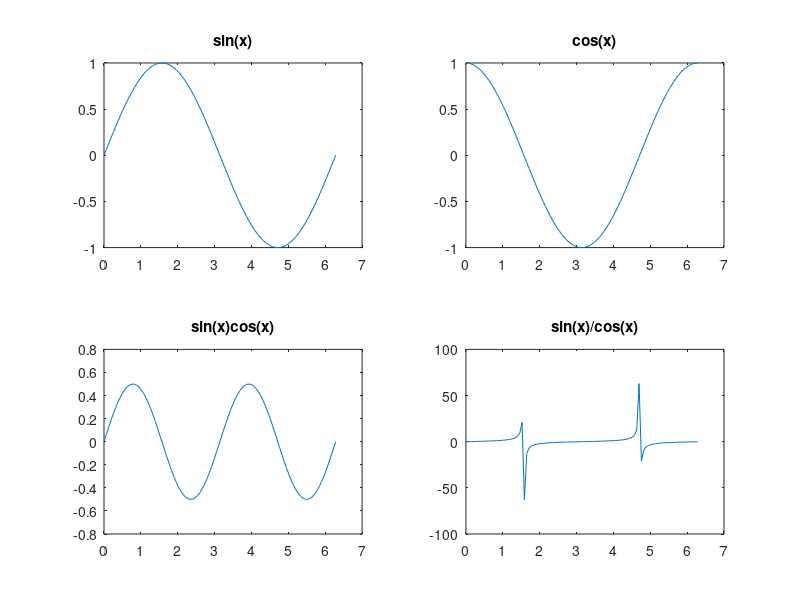

The MATLAB script that drew this image:
x=linspace(0,2*pi,100);
 y=sin(x); z=cos(x);   
 a=sin(x).*cos(x);b=sin(x)./(cos(x)+eps)
 subplot(2,2,1);plot(x,y),title('sin(x)')
 subplot(2,2,2);plot(x,z),title('cos(x)')
 subplot(2,2,3);plot(x,a),title('sin(x)cos(x)')
 subplot(2,2,4);plot(x,b),title('sin(x)/cos(x)')

